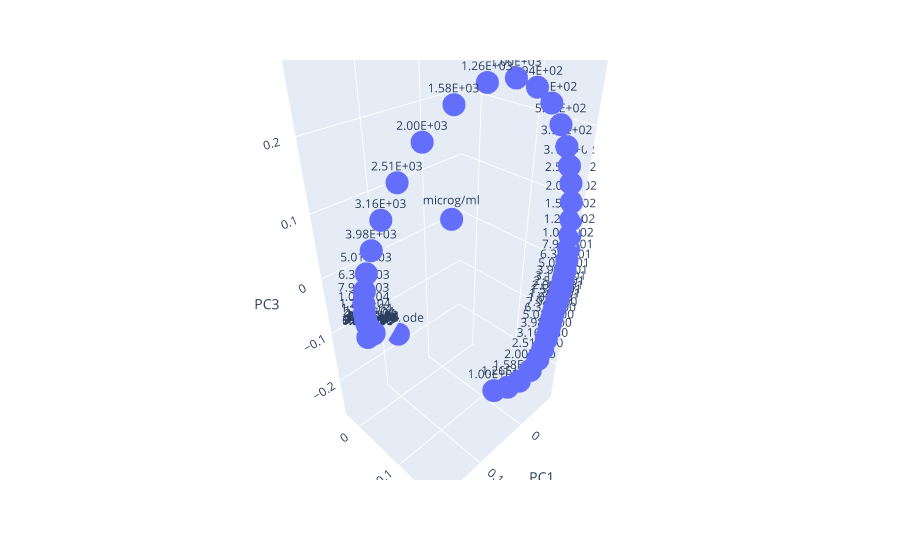

The notebook cell this image was saved under:
### Code cell
# 5. Loadings Plot

loadings_label = df_loadings.index
# loadings_label = df_loadings.index.str.strip(' (cm)')

fig = px.scatter_3d(df_loadings, x='PC1', y='PC2', z='PC3', text=loadings_label)
fig.show()
